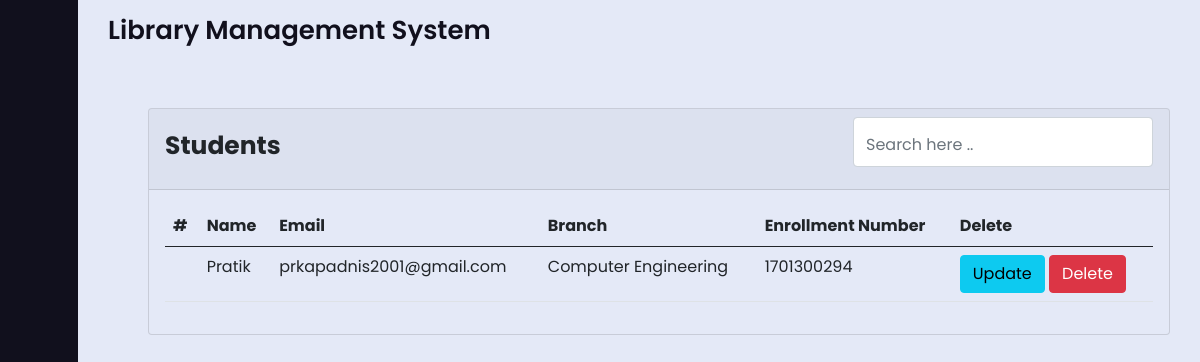
Before: /library/view-student-table (signed in) with the older database file.
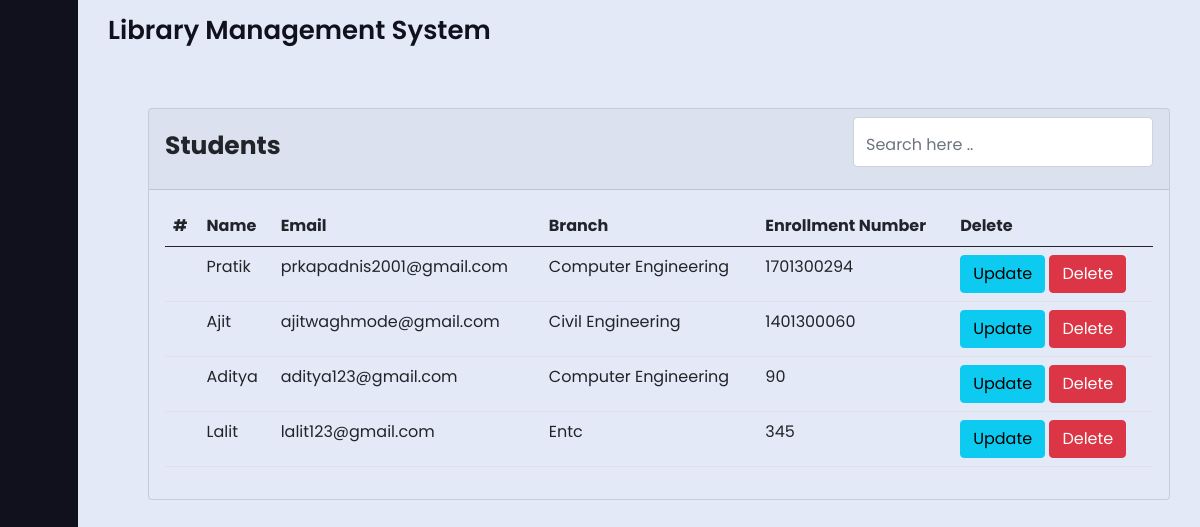
After: the same page with the newer database file.
### library/models.py (models this page shows, shortened)
class StudentModel(models.Model):
    stud_name = models.CharField(max_length=200)
    stud_email = models.EmailField()
    stud_branch = models.CharField(max_length=200, choices=branch)
    stud_enrollmentNo = models.IntegerField()

### library/views.py (the view)
# urls.py: path('view-student-table', views.viewStudentTable, name='view-student-table'),
@login_required(login_url='login')
def viewStudentTable(request):
    student = StudentModel.objects.all()
    context = {'students': student}
    return render(request, 'library/viewStudentTable.html', context=context)

### library/templates/library/viewStudentTable.html (shortened to what this page needs)
{% extends 'library/base.html' %}
{% load crispy_forms_tags %}
{% block content %}
<section class="home-section">
    <div class="home-content">
        <span class="text">Library Management System</span>
    </div>
    <div class="card mt-5" style="margin-left: 70px; margin-right: 30px; background-color: #e4e9f7;">
        <div class="card-header">
            <div style="display: flex;">
                <p class="float-start" style="font-size: 25px; font-weight: bold; padding-top: 10px;">
                    Students
                </p>
                <input class="form-control" id="search-input" type="text" placeholder="Search here .."
                    style="margin-left:auto; width: 300px; height: 50px; padding-top: 10px;" aria-label="Search"
                    onkeyup="search()">
            </div>
        </div>
        <div class=" card-body">
            <table class="table" id="myTable">
                <thead>
                    <tr>
                        <th scope="col">#</th>
                        <th scope="col">Name</th>
                        <th scope="col">Email</th>
                        <th scope="col">Branch</th>
                        <th scope="col">Enrollment Number</th>
                        <th scope="col">Delete</th>
                    </tr>
                </thead>
                <tbody>
                    {% for student in students %}
                    <tr>
                        <th scope="row">{{students.id}}</th>
                        <td>{{student.stud_name}}</td>
                        <td>{{student.stud_email}}</td>
                        <td>{{student.stud_branch}}</td>
                        <td>{{student.stud_enrollmentNo}}</td>
                        <td>
                            <a href="#" type="submit" class="btn btn-info"> Update </a>
                            <a href="#" type="submit" class="btn btn-danger"> Delete </a>
                        </td>
                    </tr>
                    {% endfor %}
                </tbody>
            </table>
        </div>
    </div>
</section>
{% endblock %}

Changed rows visible on the page:
added StudentModel: stud_name "Ajit", stud_email "ajitwaghmode@gmail.com", stud_branch "Civil Engineering", stud_enrollmentNo "1401300060"
added StudentModel: stud_name "Aditya", stud_email "aditya123@gmail.com", stud_branch "Computer Engineering", stud_enrollmentNo "90"
added StudentModel: stud_name "Lalit", stud_email "lalit123@gmail.com", stud_branch "Entc", stud_enrollmentNo "345"
